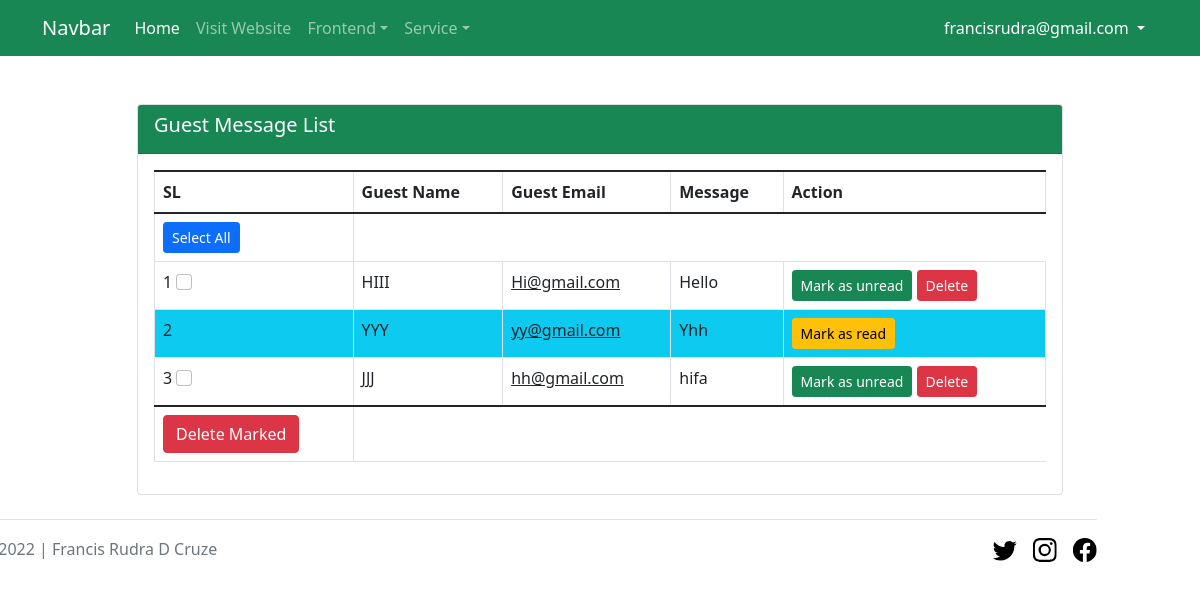
Page /admin/guest_message.php (signed in) on the earlier database version.
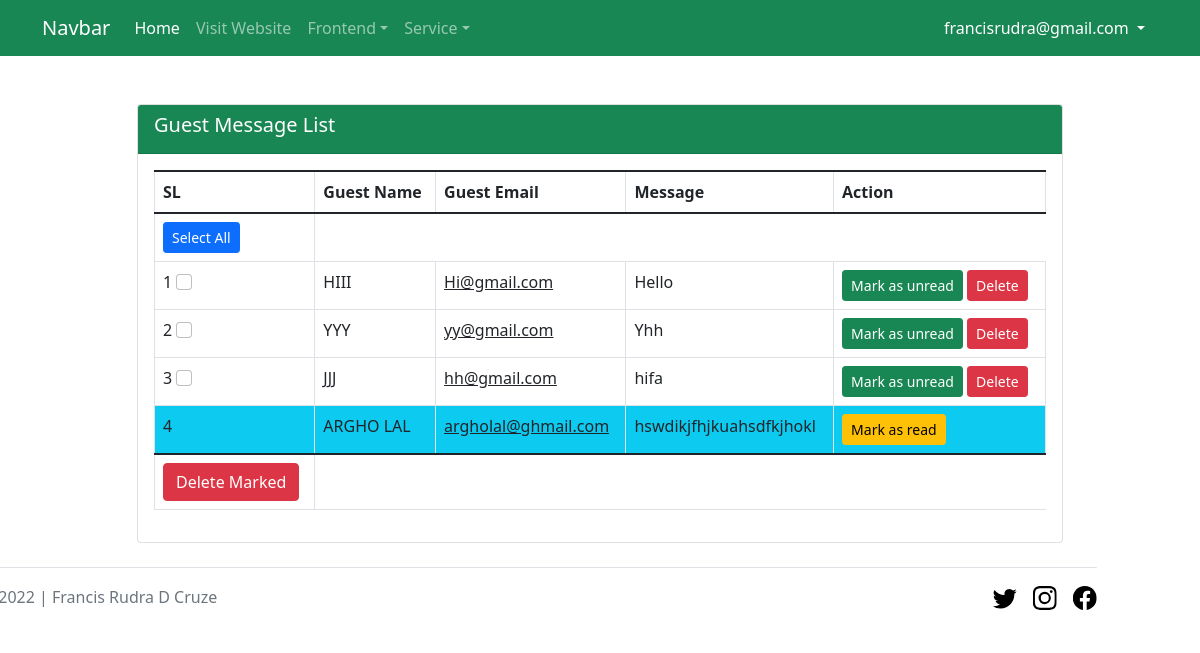
Same page on the later database version.
### tables this page shows
CREATE TABLE `guest_messages` (
  `id` int(11) NOT NULL,
  `guest_name` varchar(255) NOT NULL,
  `guest_email` varchar(255) NOT NULL,
  `guest_message` text NOT NULL,
  `read_status` int(1) NOT NULL DEFAULT 1
);

### db.php (called while the page is built)
<?php
function db_connect(){
    $db_host = "localhost";
    $db_user = "root";
    $db_pass = "";
    $db_name = "finance_business";
    return mysqli_connect($db_host, $db_user, $db_pass, $db_name);
}
function get_all($table_name){
    $get_query = "SELECT * FROM $table_name";
    return mysqli_query(db_connect(), $get_query);
}
?>

### admin/guest_message.php (the view, shortened to what this page needs)
<?php
    require_once('../header.php');
    require_once('navbar.php');
    require_once('../db.php');
?>
<section>
        <div class="container">
            <div class="row">
                <div class="col-lg-10 mx-auto">
                    <div class="card mt-5">
                        <div class="card-header bg-success text-white">
                            <h5 class="card-title text-capitalize">Guest Message List</h5>
                        </div>
                        <div class="card-body">
                            <table class="table table-bordered">
                                <form action="guest_message_marked_status.php" method="post">
                                    <thead>
                                        <th>SL</th>
                                        <th>Guest Name</th>
                                        <th>Guest Email</th>
                                        <th>Message</th>
                                        <th>Action</th>
                                    </thead>
                                    <tbody>
                                        <tr>
                                            <td>
                                                <label class="btn btn-primary btn-sm" for="select-all">Select All</label>
                                            </td>
                                        </tr>
                                        <?php foreach (get_all('guest_messages') as $key => $messages) : ?>
                                        <tr class="
                                            <?php
                                                if($messages['read_status'] == 1){
                                                    echo "bg-info";
                                                }else {
                                                    echo "text-dark";
                                                }
                                            ?>
                                        ">
                                            <td><?php
                                                    echo $key + 1;
                                                    if($messages['read_status'] != 1) :
                                                ?>
                                                <input class="form-check-input" name="delete_marked[<?=$messages['id']?>]" type="checkbox">
                                                <?php endif ?>
                                            </td>
                                            <td><?= $messages['guest_name']?></td>
                                            <td><a class="text-dark" href="mailto:<?= $messages['guest_email']?>"><?= $messages['guest_email']?></a></td>
                                            <td><?= $messages['guest_message']?></td>
                                            <td>
                                                <?php if ($messages['read_status'] == 1): ?>
                                                    <a href="message_status.php?message_id=<?= $messages['id']?>&read_status=<?=$messages['read_status']; ?>" class="btn btn-sm btn-warning">Mark as read</a>
                                                <?php elseif($messages['read_status'] == 0): ?>
                                                    <a href="message_status.php?message_id=<?= $messages['id']?>&read_status=<?=$messages['read_status']; ?>" class="btn btn-sm btn-success">Mark as unread</a>
                                                    <button value="message_status.php?message_id=<?= $messages['id']?>&read_status=2" type="button" class="btn btn-sm btn-danger deleteBtn">Delete</button>
                                                <?php endif ?>
                                            </td>
                                        </tr>
                                        <?php endforeach ?>
                                    </tbody>
                                    <tfoot>
                                        <tr>
                                            <td>
                                                <button type="submit" class="btn btn-danger">Delete Marked</button>
                                            </td>
                                        </tr>
                                    </tfoot>
                                </form>
                            </table>
                        </div>
                    </div>
                </div>
            </div>
        </div>
    </section>
<?php
    require_once('../footer.php');
?>

Differences in the rows shown:
changed guest_messages "YYY": id (not shown) → "☐"; read_status "Mark as read" → "Mark as unread Delete"
added guest_messages: guest_name "ARGHO LAL", guest_email "argholal@ghmail.com", guest_message "hswdikjfhjkuahsdfkjhokl", read_status 1 (drawn)
